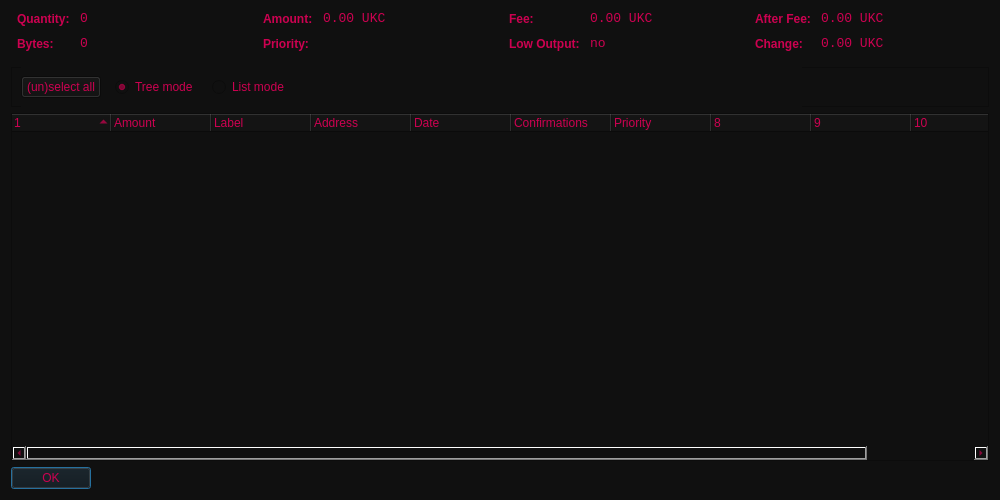
<?xml version="1.0" encoding="UTF-8"?>
<ui version="4.0">
 <class>CoinControlDialog</class>
 <widget class="QDialog" name="CoinControlDialog">
  <property name="geometry">
   <rect>
    <x>0</x>
    <y>0</y>
    <width>1000</width>
    <height>500</height>
   </rect>
  </property>
  <property name="windowTitle">
   <string>Coin Control</string>
  </property>
  <property name="styleSheet">
   <string notr="true">color: rgb(204, 1, 80);
background-color: rgb(16, 16, 16);</string>
  </property>
  <layout class="QVBoxLayout" name="verticalLayout">
   <item>
    <layout class="QHBoxLayout" name="horizontalLayoutTop" stretch="0,0,0,0">
     <property name="topMargin">
      <number>0</number>
     </property>
     <property name="bottomMargin">
      <number>10</number>
     </property>
     <item>
      <layout class="QFormLayout" name="formLayoutCoinControl1">
       <property name="horizontalSpacing">
        <number>10</number>
       </property>
       <property name="verticalSpacing">
        <number>10</number>
       </property>
       <property name="leftMargin">
        <number>6</number>
       </property>
       <property name="rightMargin">
        <number>6</number>
       </property>
       <item row="0" column="0">
        <widget class="QLabel" name="labelCoinControlQuantityText">
         <property name="styleSheet">
          <string notr="true">font-weight:bold;</string>
         </property>
         <property name="text">
          <string>Quantity:</string>
         </property>
        </widget>
       </item>
       <item row="0" column="1">
        <widget class="QLabel" name="labelCoinControlQuantity">
         <property name="font">
          <font>
           <family>Monospace</family>
           <pointsize>10</pointsize>
          </font>
         </property>
         <property name="cursor">
          <cursorShape>IBeamCursor</cursorShape>
         </property>
         <property name="contextMenuPolicy">
          <enum>Qt::ActionsContextMenu</enum>
         </property>
         <property name="text">
          <string notr="true">0</string>
         </property>
         <property name="textInteractionFlags">
          <set>Qt::LinksAccessibleByMouse|Qt::TextSelectableByKeyboard|Qt::TextSelectableByMouse</set>
         </property>
        </widget>
       </item>
       <item row="1" column="0">
        <widget class="QLabel" name="labelCoinControlBytesText">
         <property name="styleSheet">
          <string notr="true">font-weight:bold;</string>
         </property>
         <property name="text">
          <string>Bytes:</string>
         </property>
        </widget>
       </item>
       <item row="1" column="1">
        <widget class="QLabel" name="labelCoinControlBytes">
         <property name="font">
          <font>
           <family>Monospace</family>
           <pointsize>10</pointsize>
          </font>
         </property>
         <property name="cursor">
          <cursorShape>IBeamCursor</cursorShape>
         </property>
         <property name="contextMenuPolicy">
          <enum>Qt::ActionsContextMenu</enum>
         </property>
         <property name="text">
          <string notr="true">0</string>
         </property>
         <property name="textInteractionFlags">
          <set>Qt::LinksAccessibleByMouse|Qt::TextSelectableByKeyboard|Qt::TextSelectableByMouse</set>
         </property>
        </widget>
       </item>
      </layout>
     </item>
     <item>
      <layout class="QFormLayout" name="formLayoutCoinControl2">
       <property name="horizontalSpacing">
        <number>10</number>
       </property>
       <property name="verticalSpacing">
        <number>10</number>
       </property>
       <property name="leftMargin">
        <number>6</number>
       </property>
       <property name="rightMargin">
        <number>6</number>
       </property>
       <item row="0" column="0">
        <widget class="QLabel" name="labelCoinControlAmountText">
         <property name="styleSheet">
          <string notr="true">font-weight:bold;</string>
         </property>
         <property name="text">
          <string>Amount:</string>
         </property>
        </widget>
       </item>
       <item row="0" column="1">
        <widget class="QLabel" name="labelCoinControlAmount">
         <property name="font">
          <font>
           <family>Monospace</family>
           <pointsize>10</pointsize>
          </font>
         </property>
         <property name="cursor">
          <cursorShape>IBeamCursor</cursorShape>
         </property>
         <property name="contextMenuPolicy">
          <enum>Qt::ActionsContextMenu</enum>
         </property>
         <property name="text">
          <string notr="true">0.00 UKC</string>
         </property>
         <property name="textInteractionFlags">
          <set>Qt::LinksAccessibleByMouse|Qt::TextSelectableByKeyboard|Qt::TextSelectableByMouse</set>
         </property>
        </widget>
       </item>
       <item row="1" column="0">
        <widget class="QLabel" name="labelCoinControlPriorityText">
         <property name="styleSheet">
          <string notr="true">font-weight:bold;</string>
         </property>
         <property name="text">
          <string>Priority:</string>
         </property>
        </widget>
       </item>
       <item row="1" column="1">
        <widget class="QLabel" name="labelCoinControlPriority">
         <property name="font">
          <font>
           <family>Monospace</family>
           <pointsize>10</pointsize>
          </font>
         </property>
         <property name="cursor">
          <cursorShape>IBeamCursor</cursorShape>
         </property>
         <property name="contextMenuPolicy">
          <enum>Qt::ActionsContextMenu</enum>
         </property>
         <property name="text">
          <string/>
         </property>
         <property name="textInteractionFlags">
          <set>Qt::LinksAccessibleByMouse|Qt::TextSelectableByKeyboard|Qt::TextSelectableByMouse</set>
         </property>
        </widget>
       </item>
      </layout>
     </item>
     <item>
      <layout class="QFormLayout" name="formLayoutCoinControl3">
       <property name="horizontalSpacing">
        <number>10</number>
       </property>
       <property name="verticalSpacing">
        <number>10</number>
       </property>
       <property name="leftMargin">
        <number>6</number>
       </property>
       <property name="rightMargin">
        <number>6</number>
       </property>
       <item row="0" column="0">
        <widget class="QLabel" name="labelCoinControlFeeText">
         <property name="styleSheet">
          <string notr="true">font-weight:bold;</string>
         </property>
         <property name="text">
          <string>Fee:</string>
         </property>
        </widget>
       </item>
       <item row="0" column="1">
        <widget class="QLabel" name="labelCoinControlFee">
         <property name="font">
          <font>
           <family>Monospace</family>
           <pointsize>10</pointsize>
          </font>
         </property>
         <property name="cursor">
          <cursorShape>IBeamCursor</cursorShape>
         </property>
         <property name="contextMenuPolicy">
          <enum>Qt::ActionsContextMenu</enum>
         </property>
         <property name="text">
          <string notr="true">0.00 UKC</string>
         </property>
         <property name="textInteractionFlags">
          <set>Qt::LinksAccessibleByMouse|Qt::TextSelectableByKeyboard|Qt::TextSelectableByMouse</set>
         </property>
        </widget>
       </item>
       <item row="1" column="0">
        <widget class="QLabel" name="labelCoinControlLowOutputText">
         <property name="enabled">
          <bool>false</bool>
         </property>
         <property name="styleSheet">
          <string notr="true">font-weight:bold;</string>
         </property>
         <property name="text">
          <string>Low Output:</string>
         </property>
        </widget>
       </item>
       <item row="1" column="1">
        <widget class="QLabel" name="labelCoinControlLowOutput">
         <property name="enabled">
          <bool>false</bool>
         </property>
         <property name="font">
          <font>
           <family>Monospace</family>
           <pointsize>10</pointsize>
          </font>
         </property>
         <property name="cursor">
          <cursorShape>IBeamCursor</cursorShape>
         </property>
         <property name="contextMenuPolicy">
          <enum>Qt::ActionsContextMenu</enum>
         </property>
         <property name="text">
          <string notr="true">no</string>
         </property>
         <property name="textInteractionFlags">
          <set>Qt::LinksAccessibleByMouse|Qt::TextSelectableByKeyboard|Qt::TextSelectableByMouse</set>
         </property>
        </widget>
       </item>
      </layout>
     </item>
     <item>
      <layout class="QFormLayout" name="formLayoutCoinControl4">
       <property name="horizontalSpacing">
        <number>10</number>
       </property>
       <property name="verticalSpacing">
        <number>10</number>
       </property>
       <property name="leftMargin">
        <number>6</number>
       </property>
       <property name="rightMargin">
        <number>6</number>
       </property>
       <item row="0" column="0">
        <widget class="QLabel" name="labelCoinControlAfterFeeText">
         <property name="styleSheet">
          <string notr="true">font-weight:bold;</string>
         </property>
         <property name="text">
          <string>After Fee:</string>
         </property>
        </widget>
       </item>
       <item row="0" column="1">
        <widget class="QLabel" name="labelCoinControlAfterFee">
         <property name="font">
          <font>
           <family>Monospace</family>
           <pointsize>10</pointsize>
          </font>
         </property>
         <property name="cursor">
          <cursorShape>IBeamCursor</cursorShape>
         </property>
         <property name="contextMenuPolicy">
          <enum>Qt::ActionsContextMenu</enum>
         </property>
         <property name="text">
          <string notr="true">0.00 UKC</string>
         </property>
         <property name="textInteractionFlags">
          <set>Qt::LinksAccessibleByMouse|Qt::TextSelectableByKeyboard|Qt::TextSelectableByMouse</set>
         </property>
        </widget>
       </item>
       <item row="1" column="0">
        <widget class="QLabel" name="labelCoinControlChangeText">
         <property name="enabled">
          <bool>false</bool>
         </property>
         <property name="styleSheet">
          <string notr="true">font-weight:bold;</string>
         </property>
         <property name="text">
          <string>Change:</string>
         </property>
        </widget>
       </item>
       <item row="1" column="1">
        <widget class="QLabel" name="labelCoinControlChange">
         <property name="enabled">
          <bool>false</bool>
         </property>
         <property name="font">
          <font>
           <family>Monospace</family>
           <pointsize>10</pointsize>
          </font>
         </property>
         <property name="cursor">
          <cursorShape>IBeamCursor</cursorShape>
         </property>
         <property name="contextMenuPolicy">
          <enum>Qt::ActionsContextMenu</enum>
         </property>
         <property name="text">
          <string notr="true">0.00 UKC</string>
         </property>
         <property name="textInteractionFlags">
          <set>Qt::LinksAccessibleByMouse|Qt::TextSelectableByKeyboard|Qt::TextSelectableByMouse</set>
         </property>
        </widget>
       </item>
      </layout>
     </item>
    </layout>
   </item>
   <item>
    <widget class="QFrame" name="frame">
     <property name="minimumSize">
      <size>
       <width>0</width>
       <height>40</height>
      </size>
     </property>
     <property name="frameShape">
      <enum>QFrame::StyledPanel</enum>
     </property>
     <property name="frameShadow">
      <enum>QFrame::Sunken</enum>
     </property>
     <widget class="QWidget" name="horizontalLayoutWidget">
      <property name="geometry">
       <rect>
        <x>10</x>
        <y>0</y>
        <width>781</width>
        <height>41</height>
       </rect>
      </property>
      <layout class="QHBoxLayout" name="horizontalLayoutPanel" stretch="0,0,0,0">
       <property name="spacing">
        <number>14</number>
       </property>
       <item>
        <widget class="QPushButton" name="pushButtonSelectAll">
         <property name="sizePolicy">
          <sizepolicy hsizetype="Maximum" vsizetype="Fixed">
           <horstretch>0</horstretch>
           <verstretch>0</verstretch>
          </sizepolicy>
         </property>
         <property name="text">
          <string>(un)select all</string>
         </property>
        </widget>
       </item>
       <item>
        <widget class="QRadioButton" name="radioTreeMode">
         <property name="sizePolicy">
          <sizepolicy hsizetype="Maximum" vsizetype="Fixed">
           <horstretch>0</horstretch>
           <verstretch>0</verstretch>
          </sizepolicy>
         </property>
         <property name="text">
          <string>Tree mode</string>
         </property>
         <property name="checked">
          <bool>true</bool>
         </property>
        </widget>
       </item>
       <item>
        <widget class="QRadioButton" name="radioListMode">
         <property name="sizePolicy">
          <sizepolicy hsizetype="Maximum" vsizetype="Fixed">
           <horstretch>0</horstretch>
           <verstretch>0</verstretch>
          </sizepolicy>
         </property>
         <property name="text">
          <string>List mode</string>
         </property>
        </widget>
       </item>
       <item>
        <spacer name="horizontalSpacer">
         <property name="orientation">
          <enum>Qt::Horizontal</enum>
         </property>
         <property name="sizeHint" stdset="0">
          <size>
           <width>40</width>
           <height>20</height>
          </size>
         </property>
        </spacer>
       </item>
      </layout>
     </widget>
    </widget>
   </item>
   <item>
    <widget class="CoinControlTreeWidget" name="treeWidget">
     <property name="contextMenuPolicy">
      <enum>Qt::CustomContextMenu</enum>
     </property>
     <property name="sortingEnabled">
      <bool>false</bool>
     </property>
     <property name="columnCount">
      <number>11</number>
     </property>
     <attribute name="headerShowSortIndicator" stdset="0">
      <bool>true</bool>
     </attribute>
     <attribute name="headerStretchLastSection">
      <bool>false</bool>
     </attribute>
     <column>
      <property name="text">
       <string/>
      </property>
     </column>
     <column>
      <property name="text">
       <string>Amount</string>
      </property>
     </column>
     <column>
      <property name="text">
       <string>Label</string>
      </property>
     </column>
     <column>
      <property name="text">
       <string>Address</string>
      </property>
     </column>
     <column>
      <property name="text">
       <string>Date</string>
      </property>
     </column>
     <column>
      <property name="text">
       <string>Confirmations</string>
      </property>
      <property name="toolTip">
       <string>Confirmed</string>
      </property>
     </column>
     <column>
      <property name="text">
       <string>Priority</string>
      </property>
     </column>
     <column>
      <property name="text">
       <string/>
      </property>
     </column>
     <column>
      <property name="text">
       <string/>
      </property>
     </column>
     <column>
      <property name="text">
       <string/>
      </property>
     </column>
     <column>
      <property name="text">
       <string/>
      </property>
     </column>
    </widget>
   </item>
   <item>
    <widget class="QDialogButtonBox" name="buttonBox">
     <property name="sizePolicy">
      <sizepolicy hsizetype="Maximum" vsizetype="Fixed">
       <horstretch>0</horstretch>
       <verstretch>0</verstretch>
      </sizepolicy>
     </property>
     <property name="orientation">
      <enum>Qt::Horizontal</enum>
     </property>
     <property name="standardButtons">
      <set>QDialogButtonBox::Ok</set>
     </property>
    </widget>
   </item>
  </layout>
 </widget>
 <customwidgets>
  <customwidget>
   <class>CoinControlTreeWidget</class>
   <extends>QTreeWidget</extends>
   <header>coincontroltreewidget.h</header>
  </customwidget>
 </customwidgets>
 <resources/>
 <connections/>
</ui>
